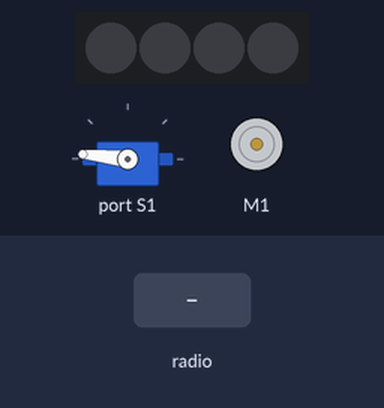
A program run on a simulated BBC micro:bit (MakeCode). Parts: servo, 4 RGB LEDs in strip order, left to right, DC motor (green arrow = forward, orange = backward, longer = faster). Inputs (shaded band) come from the test bench. Dim RGB values are drawn brighter than linear.

Above: at 1.2 s.
1.3 s: radio message "F" arrives
At 2.1 s:
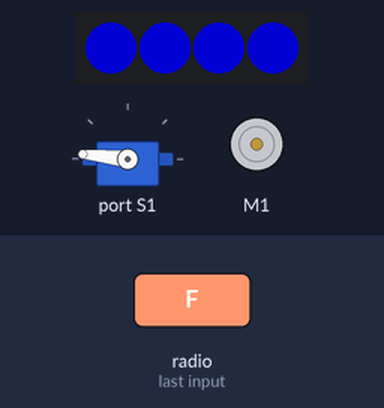
2.8 s: radio message "E" arrives
At 3.3 s:
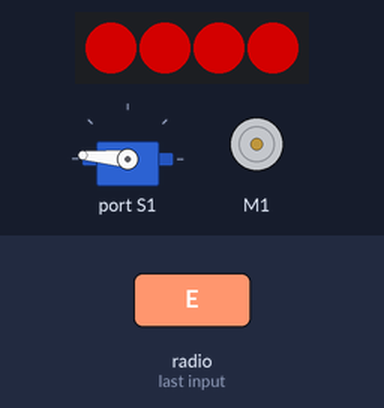
4.3 s: radio message "D" arrives
At 5.5 s:
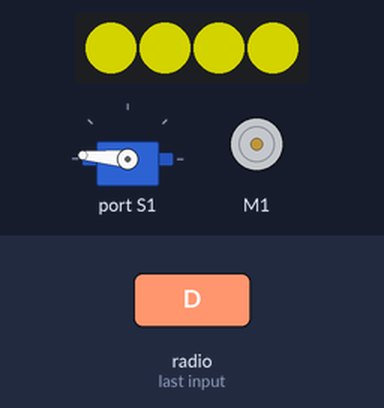
5.8 s: radio message "C" arrives
At 6.8 s:
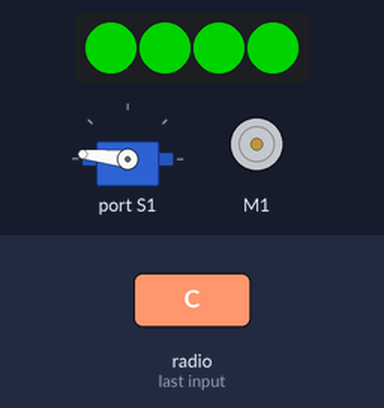
7.3 s: radio message "MA=0" arrives
8.8 s: radio message "MA=100" arrives
At 10.2 s:
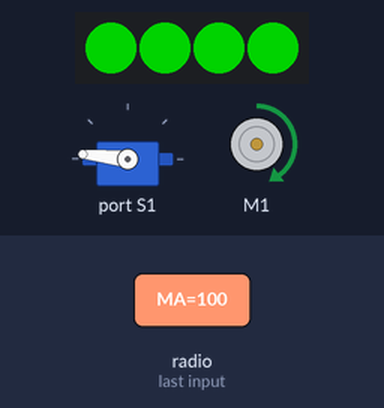
Timing chart, 0 to 11.3 s (numbered marks = the images above; inputs shaded):
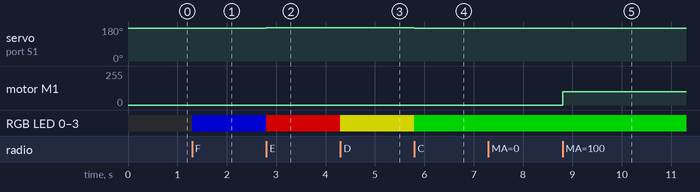

Measured:
- after the input at 1.3 s, RGB LED 0–3: off → RGB(0, 0, 127) at once
- after the input at 2.8 s, servo on port S1: 174° → 175° at once; RGB LED 0–3: RGB(0, 0, 127) → RGB(127, 0, 0) at once
- after the input at 4.3 s, RGB LED 0–3: RGB(127, 0, 0) → RGB(127, 127, 0) at once
- after the input at 5.8 s, servo on port S1: 175° → 174° at once; RGB LED 0–3: RGB(127, 127, 0) → RGB(0, 127, 0) at once
- after the input at 8.8 s, motor M1: stopped → forward 100/255 at once

The program:

main.ts
```typescript
radio.onReceivedString(function (receivedString) {
    if (receivedString == "F") {
        strip.showColor(neopixel.colors(NeoPixelColors.Blue))
        strip.show()
    } else if (receivedString == "E") {
        strip.showColor(neopixel.colors(NeoPixelColors.Red))
        strip.show()
        if (OuverturePince < 175) {
            OuverturePince += 1
            maqueen.servoRun(maqueen.Servos.S1, OuverturePince)
        } else {
            music.playTone(262, music.beat(BeatFraction.Whole))
        }
    } else if (receivedString == "D") {
        strip.showColor(neopixel.colors(NeoPixelColors.Yellow))
        strip.show()
    } else if (receivedString == "C") {
        strip.showColor(neopixel.colors(NeoPixelColors.Green))
        strip.show()
        if (OuverturePince > 11) {
            OuverturePince += -1
            maqueen.servoRun(maqueen.Servos.S1, OuverturePince)
        } else {
            music.playTone(262, music.beat(BeatFraction.Whole))
        }
    } else if (receivedString == "A") {
        music.startMelody(music.builtInMelody(Melodies.JumpDown), MelodyOptions.Once)
        Booster = 1
    } else if (receivedString == "B") {
        music.startMelody(music.builtInMelody(Melodies.JumpUp), MelodyOptions.Once)
        Booster = 2
    } else {

    }
})
radio.onReceivedValue(function (name, value) {
    if (name == "MA") {
        if (value > 0) {
            maqueen.motorRun(maqueen.Motors.M1, maqueen.Dir.CW, value * Booster)
        } else if (value < 0) {
            maqueen.motorRun(maqueen.Motors.M1, maqueen.Dir.CCW, Math.abs(value * Booster))
        } else {
            maqueen.motorStop(maqueen.Motors.M1)
        }
    } else if (name == "MB") {
        if (value > 0) {
            maqueen.motorRun(maqueen.Motors.M2, maqueen.Dir.CW, value * Booster)
        } else if (value < 0) {
            maqueen.motorRun(maqueen.Motors.M2, maqueen.Dir.CCW, Math.abs(value * Booster))
        } else {
            maqueen.motorStop(maqueen.Motors.M2)
        }
    }
})
let OuverturePince = 0
let Booster = 0
let strip: neopixel.Strip = null
strip = neopixel.create(DigitalPin.P15, 4, NeoPixelMode.RGB)
radio.setGroup(1)
Booster = 1
OuverturePince = 174
maqueen.servoRun(maqueen.Servos.S1, OuverturePince)
```

test.ts
```typescript
// les tests vont ici ; cela ne sera pas compilé si ce paquet est utilisé en tant qu'extension.
```
